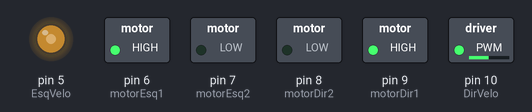
The sketch below on a simulated Arduino Uno, built with avr-gcc and run on an emulated ATmega328P. On the bench: switched loads named in the sketch (green lamp = pin HIGH), output pins drawn as LEDs (lit = HIGH).

Above: at 0.05 s.
At 1.1 s:
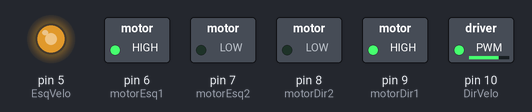
At 2.2 s:
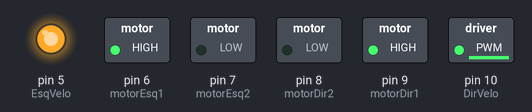
Timing chart, 0 to 3.0 s (numbered marks = the images above):
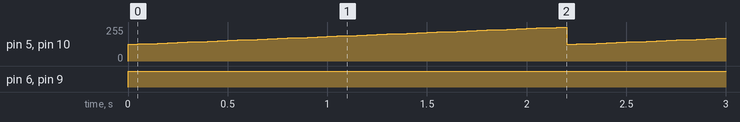

Measured:
- by itself, pin 5 (EsqVelo), pin 10 (DirVelo): ramps from 125/255 to 254/255 and jumps back, once every 2.2 s
- by itself, pin 6 (motorEsq1), pin 9 (motorDir1): LOW → HIGH at 0.00 s

The sketch:

carrinho4motores.ino
```cpp
#define motorEsq1 6
#define motorEsq2 7
#define EsqVelo 5

#define motorDir1 9
#define motorDir2 8
#define DirVelo 10

#define maxVel 255
#define minVel 125

void setup() {
  pinMode(motorEsq1, OUTPUT);
  pinMode(motorEsq2, OUTPUT);
  pinMode(motorDir1, OUTPUT);
  pinMode(motorDir2, OUTPUT);


}

void loop() {
  acelerar(50);

}


void acelerar(int dlay){

  for( int i = minVel; i <= maxVel; i+=3){
    controlaVelocidade(i, i);
    delay(dlay);
  }

}

void re(){

}


void controlaVelocidade(int velDir, int velEsq){
  digitalWrite(motorEsq1, HIGH);
  digitalWrite(motorEsq2, LOW);
  analogWrite(EsqVelo, velEsq);

  digitalWrite(motorDir1, HIGH);
  digitalWrite(motorDir2, LOW);
  analogWrite(DirVelo, velDir);
}
```
